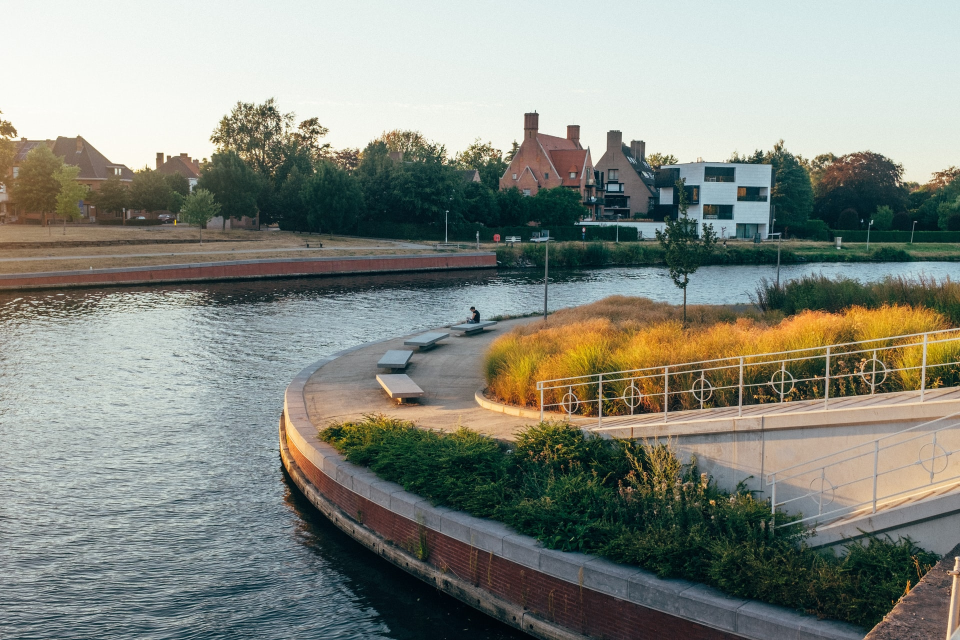
#> input picture opencv/media/kor.jpg, 1920 x 1280 px (shown at 1/2 size)
$ python spaces.py
#> lines starting #> are read from the running program, lines starting #| are printed output that depends on the picture
import cv2 as cv
import numpy as np

# rescale function
def rescaleFrame(frame, scale=0.75):
#> called with scale = 0.3
    width = int(frame.shape[1] * scale)
#> width = 576
    height = int(frame.shape[0] * scale)
#> height = 384
    dimensions = (width, height)
#> dimensions = (576, 384)

    return cv.resize(frame, dimensions, interpolation=cv.INTER_AREA)
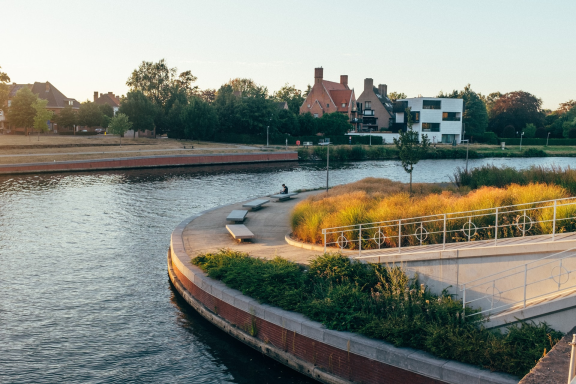
#> returned value: shape (384, 576, 3); mean of channels 0, 1, 2 128.2, 137.2, 133.3; drawn as B, G, R

# read and scale image
img = rescaleFrame(cv.imread('media/kor.jpg'), scale=.3)

# BGR to grayscale
gray = cv.cvtColor(img, cv.COLOR_BGR2GRAY)
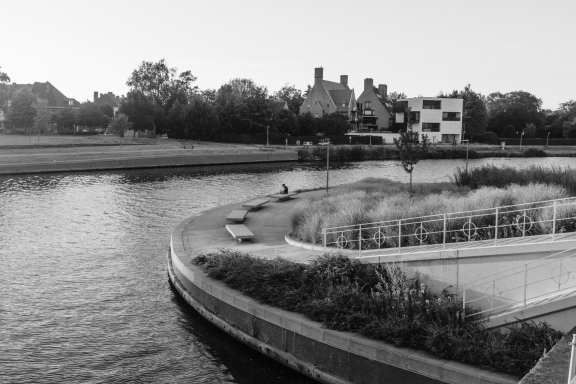
#> gray: shape (384, 576); min 4, max 252, mean 135
cv.imshow('gray', gray)

# BGR to HSV
hsv = cv.cvtColor(img, cv.COLOR_BGR2HSV)
#> hsv: shape (384, 576, 3); mean H, S, V 65.1, 69.5, 145.2
cv.imshow('hsv', hsv)

# BGR to L*a*b
lab = cv.cvtColor(img, cv.COLOR_BGR2LAB)
#> lab: shape (384, 576, 3); mean of channels 0, 1, 2 141.2, 125.6, 132.5
cv.imshow('lab', lab)

# BGR to RGB
rgb = cv.cvtColor(img, cv.COLOR_BGR2RGB)
cv.imshow('rgb', rgb)

cv.waitKey(0)

$ run again, with opencv/media/cat.jpg copied over opencv/media/kor.jpg
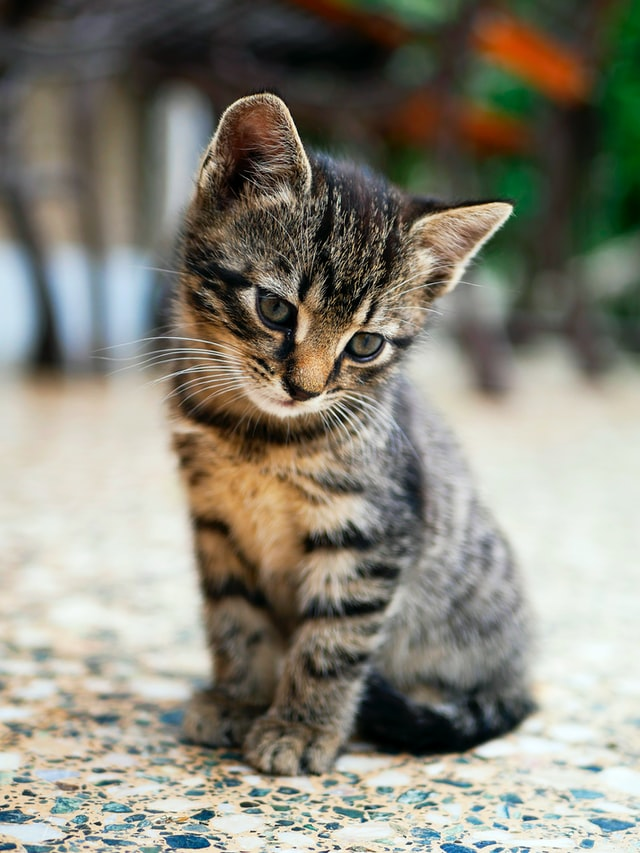
#> input picture opencv/media/cat.jpg, 640 x 853 px
#> width = 192
#> dimensions = (192, 255)
#> in rescaleFrame, `return cv.resize(frame, dimensions, interpolation=cv.INTER_AREA)`:
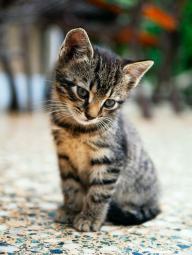
#> returned value: shape (255, 192, 3); mean of channels 0, 1, 2 120.3, 133.1, 135.7; drawn as B, G, R
#> `gray = cv.cvtColor(img, cv.COLOR_BGR2GRAY)`:
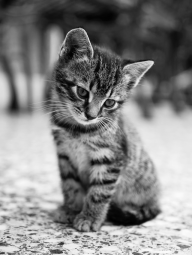
#> gray: shape (255, 192); min 0, max 251, mean 132.4
#> hsv: shape (255, 192, 3); mean H, S, V 41.8, 57.6, 141.4
#> lab: shape (255, 192, 3); mean of channels 0, 1, 2 138.4, 127.3, 135.6
